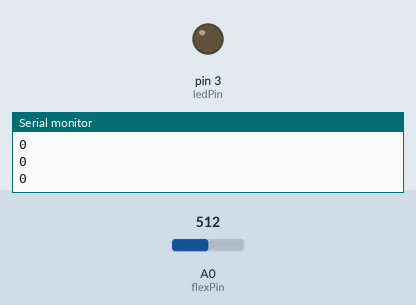
The sketch below on a simulated Arduino Uno, built with avr-gcc and run on an emulated ATmega328P. Parts: output pins drawn as LEDs (lit = HIGH), the last lines printed to the serial monitor. Inputs (shaded band) come from the test bench; at power-on: A0 (flexPin) = 512.

Above: at 1.2 s.
1.3 s: A0 (flexPin) set to 533
At 2.5 s:
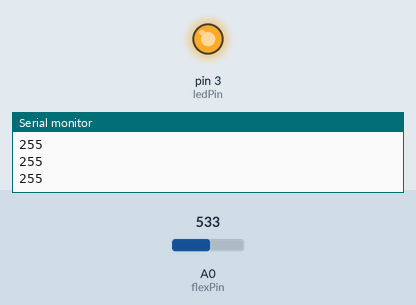
2.9 s: A0 (flexPin) set to 511
At 3.9 s:
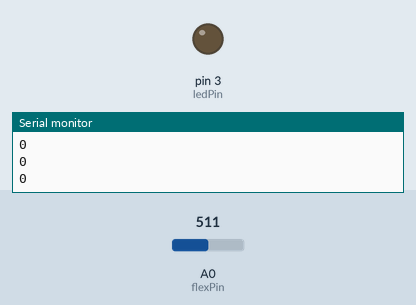
4.5 s: A0 (flexPin) set to 716
At 5.3 s:
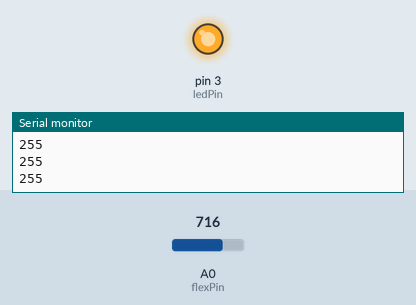
Timing chart, 0 to 7.5 s (numbered marks = the images above; inputs shaded):
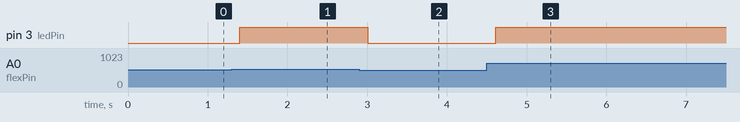

Measured:
- the behaviour switches between 519 and 520 on A0 (flexPin) (found by bisection; images 0 and 1)
- after the input at 1.3 s, pin 3 (ledPin): LOW → HIGH after 0.10 s
- after the input at 2.9 s, pin 3 (ledPin): HIGH → LOW after 0.11 s
- after the input at 4.5 s, pin 3 (ledPin): LOW → HIGH after 0.11 s

The sketch:

code_flex.ino
```cpp
//Constants:
const int ledPin = 3;   //pin 3 has PWM funtion
const int flexPin = A0; //pin A0 to read analog input

//Variables:
int value; //save analog value


void setup(){

  pinMode(ledPin, OUTPUT);  //Set pin 3 as 'output'
  Serial.begin(9600);       //Begin serial communication

}

void loop(){

  value = analogRead(flexPin);         //Read and save analog value from potentiometer
  //Serial.println(value);               //Print value
  value = map(value, 460, 710, 0, 255);//Map value 0-1023 to 0-255 (PWM)

         //Send PWM value to led
  delay(100);                          //Small delay

  if(value<=60)
    value=0;
  else if(value>80 && value<120){
    value=125;
  }
  else{
    value=255;
  }
  analogWrite(ledPin, value);
  Serial.println(value);
}
```
